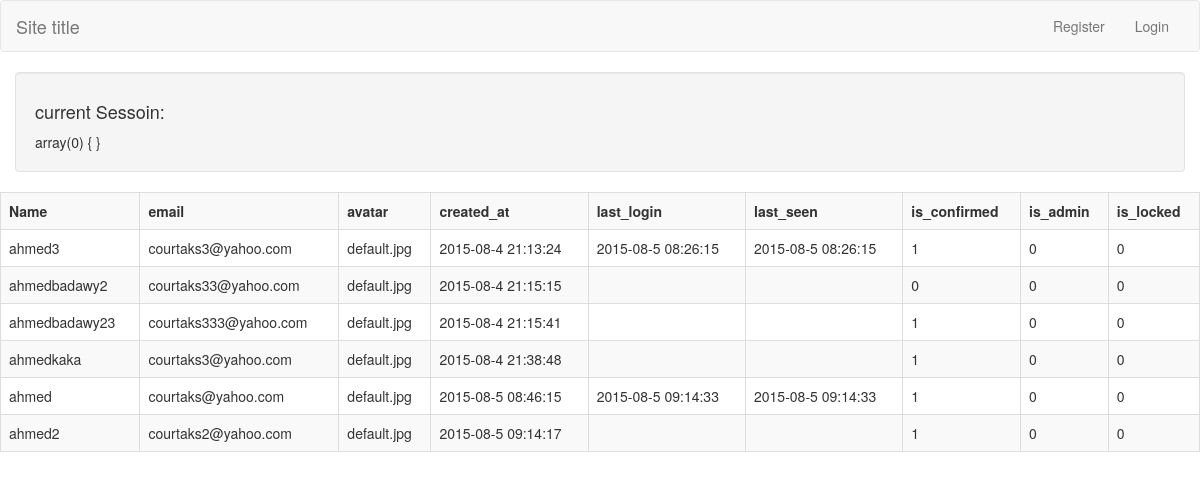
The app's page /index.php/user/users_control with its own data.
### tables this page shows
CREATE TABLE IF NOT EXISTS `users` (
`id` int(11) unsigned NOT NULL,
  `username` varchar(255) NOT NULL DEFAULT '',
  `email` varchar(255) NOT NULL DEFAULT '',
  `password` varchar(255) NOT NULL DEFAULT '',
  `avatar` varchar(255) DEFAULT 'default.jpg',
  `created_at` varchar(255) NOT NULL,
  `updated_at` varchar(255) DEFAULT NULL,
  `last_login` varchar(255) DEFAULT NULL,
  `last_seen` varchar(255) DEFAULT NULL,
  `is_admin` tinyint(1) unsigned NOT NULL DEFAULT '0',
  `is_confirmed` tinyint(1) unsigned NOT NULL DEFAULT '0',
  `is_deleted` tinyint(1) unsigned NOT NULL DEFAULT '0',
  `is_locked` tinyint(4) unsigned NOT NULL DEFAULT '0'
);

### application/controllers/BaseController.php (called while the page is built, shortened)
<?php
class BaseController extends CI_Controller {
	protected function _view_layout($view,$data=[]){
		$this->load->view('header');
		$this->load->view($view, $data);
		$this->load->view('footer');
	}
}

### application/controllers/User.php (called while the page is built, shortened)
<?php
require('BaseController.php');
class User extends BaseController {
	public function users_control() {
		$data['all_users'] = $this->user_model->my_get_table();
		$this->_view_layout("user/users_view/users_view",$data);
	}
}

### index.php (called while the page is built, shortened)
<?php
require_once BASEPATH.'core/CodeIgniter.php';

### application/models/Base_model.php (called while the page is built, shortened)
<?php
class Base_model extends CI_Model {
	private function create_instance($row){
		$properties_array = get_object_vars($row);
		$instance = new $class_name;
		foreach($properties_array as $key=>$val){
			$instance->$key = $val;
		}
		return $instance;
	}
	private function instanctiate_results($results){
		$intances_array = [];
		foreach($results as $val){
			$instance = $this->create_instance($val);
			$intances_array[] = $instance;
		}
		return $intances_array;
	}
	public function my_get_table(){
		$sql = "SELECT * FROM ".$this->table_name;
		return $this->my_query($sql,[]);
	}
	public function my_query($sql,$array){
		$results = $this->db->query($sql, $array)->result();
		$instances_array = $this->instanctiate_results($results);
		return $instances_array;
	}
}

### application/views/user/users_view/users_view.php (the view)
<table class='table table-bordered table-striped'>
	<tr>
		<th>Name</th>
		<th>email</th>
		<th>avatar</th>
		<th>created_at</th>
		<th>last_login</th>
		<th>last_seen</th>
		<th>is_confirmed</th>
		<th>is_admin</th>
		<th>is_locked</th>
	</tr>
<?php foreach($all_users as $user): ?>
	<tr>
		<td><?= $user->username ?></td>
		<td><?= $user->email ?></td>
		<td><?= $user->avatar ?></td>
		<td><?= $user->created_at ?></td>
		<td><?= $user->last_login ?></td>
		<td><?= $user->last_seen ?></td>
		<td><?= $user->is_confirmed ?></td>
		<td><?= $user->is_admin ?></td>
		<td><?= $user->is_locked ?></td>
	</tr>
<?php endforeach; ?>
</table>

### application/views/header.php (shortened to what this page needs)
<!DOCTYPE html>
<html lang="en">
<head>
	<link href="<?= base_url('assets/css/bootstrap.min.css') ?>" rel="stylesheet">
	<link href="<?= base_url('assets/css/style.css') ?>" rel="stylesheet">
</head>
<body>
	<header id="site-header">
		<nav class="navbar navbar-default" role="navigation">
			<div class="container-fluid">
				<div class="navbar-header">
					<a class="navbar-brand" href="<?= base_url() ?>">Site title</a>
				</div>
				<div class="collapse navbar-collapse" id="bs-example-navbar-collapse-1">
					<ul class="nav navbar-nav navbar-right">
						<?php if (isset($_SESSION['user_data']->is_logged_in) && $_SESSION['user_data']->is_logged_in) : ?>
							<?php if($_SESSION['user_data']->is_admin || true): ?>
								<li><a href="<?= base_url('users-control') ?>">Users Control</a></li>
							<?php endif; ?>
							<li><a href="<?= base_url('logout') ?>">Logout</a></li>
						<?php else : ?>
							<li><a href="<?= base_url('register') ?>">Register</a></li>
							<li><a href="<?= base_url('login') ?>">Login</a></li>
						<?php endif; ?>
					</ul>
				</div>
			</div>
		</nav>
	</header>
	<main id="site-content" role="main">
		<?php if (isset($_SESSION)) : ?>
			<div class="container well">
				<div class="row">
					<div class="col-md-12">
						<h4>current Sessoin:</h4>
						<?php var_dump($_SESSION); ?>
					</div>
				</div>
			</div>
		<?php endif; ?>

### application/views/footer.php (shortened to what this page needs)
	</main>
</body>
</html>

### records on screen
users: username "ahmed3", email "courtaks3@yahoo.com", avatar "default.jpg", created_at "2015-08-4 21:13:24", last_login "2015-08-5 08:26:15", last_seen "2015-08-5 08:26:15", is_confirmed "1", is_admin "0", is_locked "0"
users: username "ahmedbadawy2", email "courtaks33@yahoo.com", avatar "default.jpg", created_at "2015-08-4 21:15:15", is_confirmed "0", is_admin "0", is_locked "0"
users: username "ahmedbadawy23", email "courtaks333@yahoo.com", avatar "default.jpg", created_at "2015-08-4 21:15:41", is_confirmed "1", is_admin "0", is_locked "0"
users: username "ahmedkaka", email "courtaks3@yahoo.com", avatar "default.jpg", created_at "2015-08-4 21:38:48", is_confirmed "1", is_admin "0", is_locked "0"
users: username "ahmed", email "courtaks@yahoo.com", avatar "default.jpg", created_at "2015-08-5 08:46:15", last_login "2015-08-5 09:14:33", last_seen "2015-08-5 09:14:33", is_confirmed "1", is_admin "0", is_locked "0"
users: username "ahmed2", email "courtaks2@yahoo.com", avatar "default.jpg", created_at "2015-08-5 09:14:17", is_confirmed "1", is_admin "0", is_locked "0"
